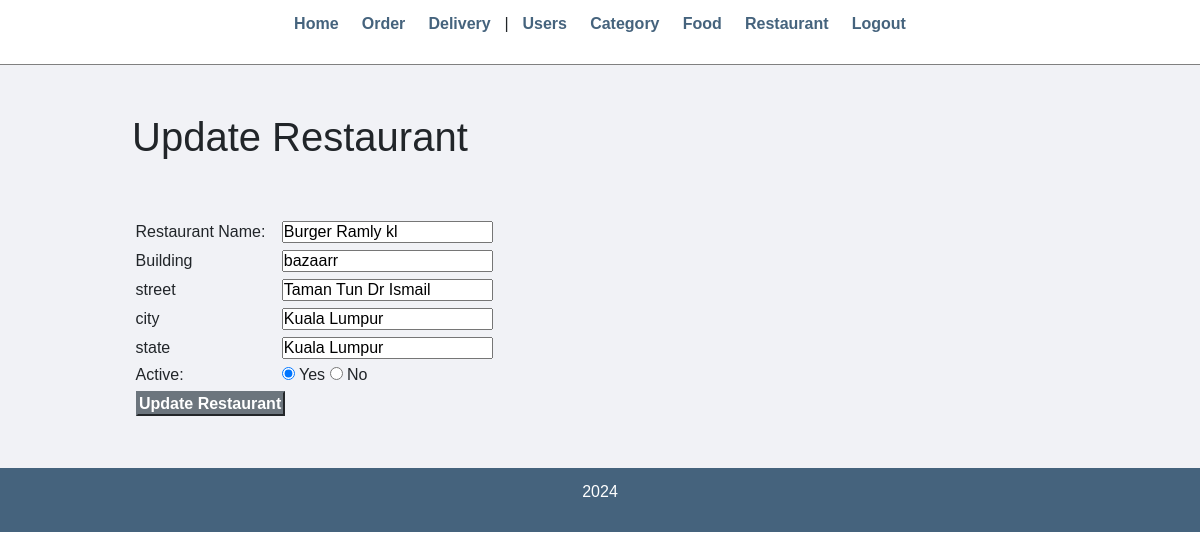
/admin/update-restaurant.php?id=1 (signed in), run on the app's committed database.
### tables this page shows
CREATE TABLE `restaurant` (
  `res_id` int(11) NOT NULL,
  `res_name` varchar(255) NOT NULL,
  `building` varchar(255) DEFAULT NULL,
  `street` varchar(255) NOT NULL,
  `city` varchar(255) NOT NULL,
  `state` varchar(255) NOT NULL,
  `res_active` varchar(10) NOT NULL
);

### admin/update-restaurant.php (the view, shortened to what this page needs)
<?php require('partials/menu.php'); ?>
<?php
    if(isset($_GET['id']))
    {
        $id = $_GET['id'];
        $sql2 = "SELECT * FROM restaurant WHERE res_id=$id";
        $res2 = mysqli_query($conn, $sql2);
        $row2 = mysqli_fetch_assoc($res2);
        $title = $row2['res_name'];
        $building = $row2['building'];
        $street = $row2['street'];
        $city = $row2['city'];
        $state = $row2['state'];
        $active = $row2['res_active'];
    }
    else
    {
        header('location:'.SITEURL.'admin/manage-restaurant.php');
    }
?>
<div class="main-content">
    <div class="wrapper">
        <h1>Update Restaurant</h1>
        <br><br>
        <form action="" method="POST" enctype="multipart/form-data">
        <table class="tbl-30">
            <tr>
                <td>Restaurant Name: </td>
                <td>
                    <input type="text" name="res_name" value="<?php echo $title; ?>">
                </td>
            </tr>
            <tr>
                <td>Building</td>
                <td>
                <input type="text" name="building" value="<?php echo $building; ?>">
                </td>
            </tr>
            <tr>
                <td>street </td>
                <td>
                <input type="text" name="street" value="<?php echo $street; ?>">
                </td>
            </tr>
            <tr>
                <td>city </td>
                <td>
                <input type="text" name="city" value="<?php echo $city; ?>">
                </td>
            </tr>
            <tr>
                <td>state </td>
                <td>
                <input type="text" name="state" value="<?php echo $state; ?>">
                </td>
            </tr>
            <tr>
                <td>Active: </td>
                <td>
                    <input <?php if($active=="Yes") {echo "checked";} ?> type="radio" name="res_active" value="Yes"> Yes
                    <input <?php if($active=="No") {echo "checked";} ?> type="radio" name="res_active" value="No"> No
                </td>
            </tr>
            <tr>
                <td>
                    <input type="submit" name="submit" value="Update Restaurant" class="btn-secondary">
                </td>
            </tr>
        </table>
        </form>
    </div>
</div>
<?php include('partials/footer.php'); ?>

### css/admin.css (style rules this page uses)
* { margin: 0; padding: 0; font-family: Arial, Helvetica, sans-serif; }
.wrapper { padding: 1%; width: 80%; margin: 0 auto; }
.tbl-30 { width: 30%; }
table tr td { padding: 1%; }
.btn-secondary { background-color: #7bed9f; padding: 1%; color: black; text-decoration: none; font-weight: bold; }
.main-content { background-color: #f1f2f6; padding: 3% 0; }

### data on the page
restaurant: res_name "Burger Ramly kl", building "bazaarr", street "Taman Tun Dr Ismail", city "Kuala Lumpur", state "Kuala Lumpur", res_active "☑"
